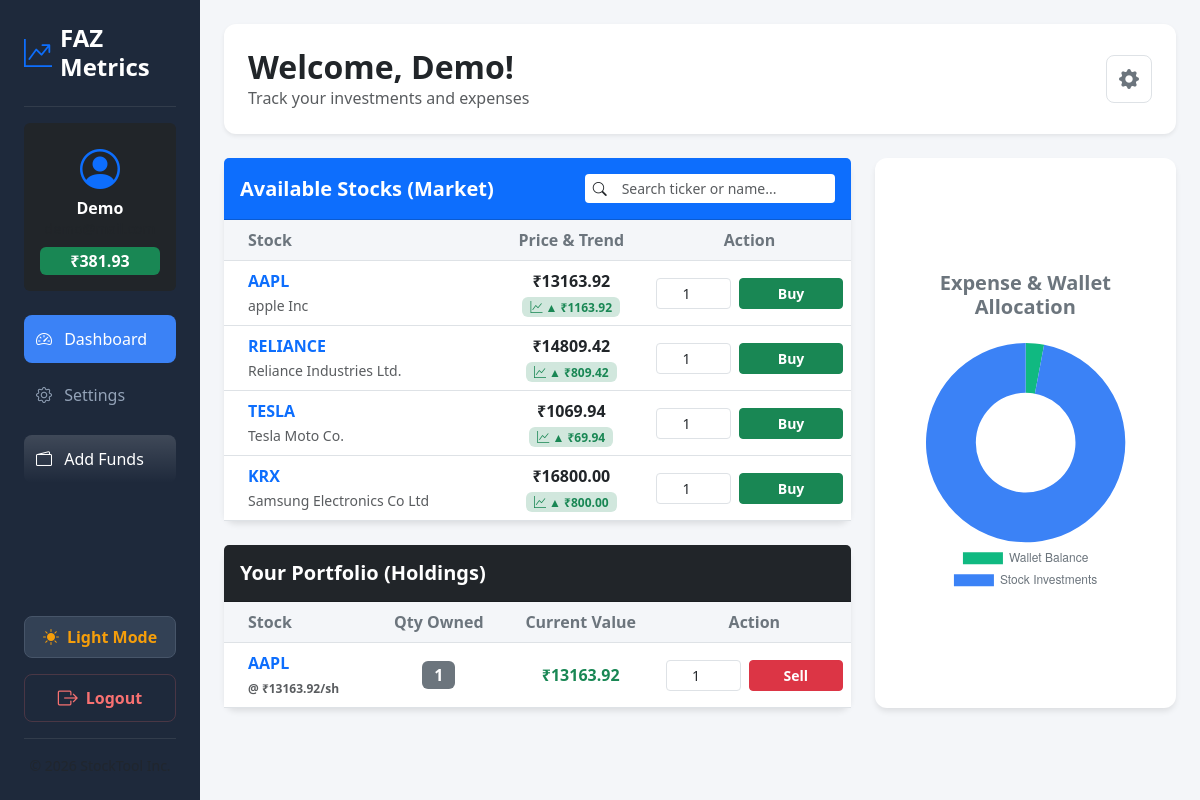
/stocks/dashboard/ (signed in), run on an earlier commit of the app's database.
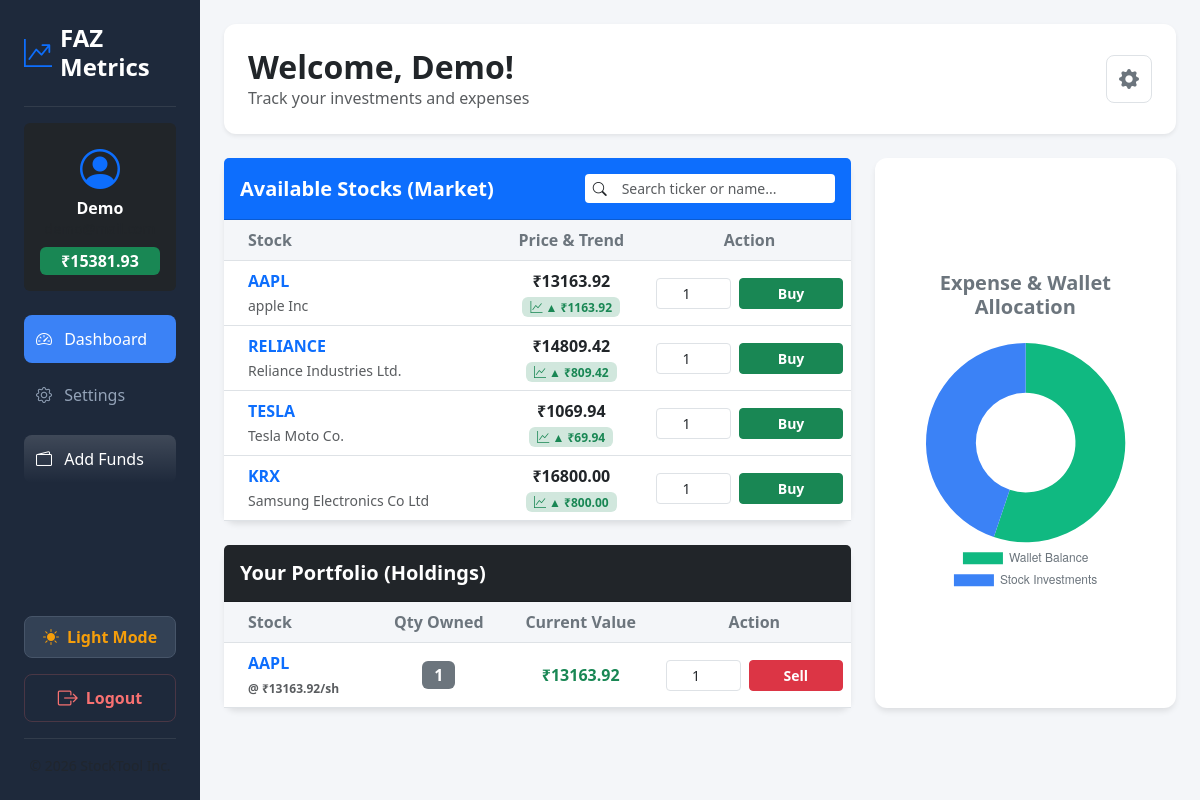
And on a later commit of the database.
### stocks/models.py (models this page shows, shortened)
class UserWallet(models.Model):
    user = models.OneToOneField(User, on_delete=models.CASCADE)
    balance = models.DecimalField(max_digits=12, decimal_places=2, default=10000.00) # Default 10k balance

### stocks/views.py (the view, shortened to what this page needs)
# urls.py: path('dashboard/', views.user_dashboard, name='user_dashboard'),
@login_required
def user_dashboard(request):
    try:
        wallet, created = UserWallet.objects.get_or_create(user=request.user, defaults={'balance': Decimal('0.00')})
        stocks = Stock.objects.all()
        portfolio = UserPortfolio.objects.filter(user=request.user)
        is_market_closed = check_if_market_closed()
        context = {
            'wallet': wallet,
            'stocks': stocks,
            'portfolio': portfolio,
            'is_market_closed': is_market_closed,
        }
        return render(request, 'stocks/user_dashboard.html', context)
    except Exception as e:
        print("\n" + "="*60 + "\n[ERROR IN USER DASHBOARD VIEW]:\n" + "="*60)
        traceback.print_exc()
        print("="*60 + "\n")
        raise e

### stocks/models.py (called while the page is built)
    @property
    def admin_stock_pnl(self):
        return self.current_price - self.initial_price

    @property
    def current_investment_value(self):
        return self.quantity * self.stock.current_price

### stocks/views.py (called while the page is built)
def check_if_market_closed():
    return timezone.now().weekday() == 6

### stocks/templates/stocks/user_dashboard.html (shortened to what the changed rows need)
<!DOCTYPE html>
<html lang="en">
<head>
    <link href="https://cdn.jsdelivr.net/npm/bootstrap@5.3.0/dist/css/bootstrap.min.css" rel="stylesheet">
    <link rel="stylesheet" href="https://cdn.jsdelivr.net/npm/bootstrap-icons@1.11.1/font/bootstrap-icons.css">
</head>
<body>
<div class="container-fluid">
    <div class="row">
        <div class="col-md-3 col-lg-2 sidebar p-4 d-flex flex-column justify-content-between">
            <div>
                <div class="bg-dark p-3 rounded mb-4 text-center">
                    <span class="badge bg-success w-100 fs-6">₹<span id="wallet-balance-val">{{ wallet.balance }}</span></span>
                </div>
            </div>
        </div>
        <div class="col-md-9 col-lg-10 p-4">
            <div class="d-flex justify-content-between align-items-center mb-4 card p-4 shadow-sm flex-row">
                <div>
                    <h2 class="fw-bold m-0">Welcome, {{ request.user.username }}!</h2>
                </div>
            </div>
            <div class="row g-4">
                <div class="col-lg-8">
                    <div class="card mb-4">
                        <div class="card-body p-0">
                            <div class="table-responsive">
                                <table class="table table-hover align-middle m-0 text-center" id="marketStocksTable">
                                    <thead class="table-light">
                                        <tr>
                                            <th class="text-start ps-4">Stock</th>
                                            <th>Price & Trend</th>
                                            <th>Action</th>
                                        </tr>
                                    </thead>
                                </table>
                            </div>
                        </div>
                    </div>
                    <div class="card">
                        <div class="card-body p-0">
                            <div class="table-responsive">
                                <table class="table table-hover align-middle m-0 text-center">
                                    <thead class="table-light">
                                        <tr>
                                            <th class="text-start ps-4">Stock</th>
                                            <th>Qty Owned</th>
                                            <th>Current Value</th>
                                            <th>Action</th>
                                        </tr>
                                    </thead>
                                </table>
                            </div>
                        </div>
                    </div>
                </div>
                <div class="col-lg-4">
                    <div class="card p-4 text-center h-100 d-flex flex-column justify-content-center">
                        <div style="max-width: 280px; margin: 0 auto; width: 100%;">
                            <canvas id="userExpenseChart"></canvas>
                        </div>
                    </div>
                </div>
            </div>
        </div>
    </div>
</div>
</body>
</html>

What changed in the data, as far as the page shows it:
changed UserWallet: balance "381.93" → "15381.93"
Also different on the page:
chart data {{ wallet.balance|default:0 }}: 381.93 → 15381.93
